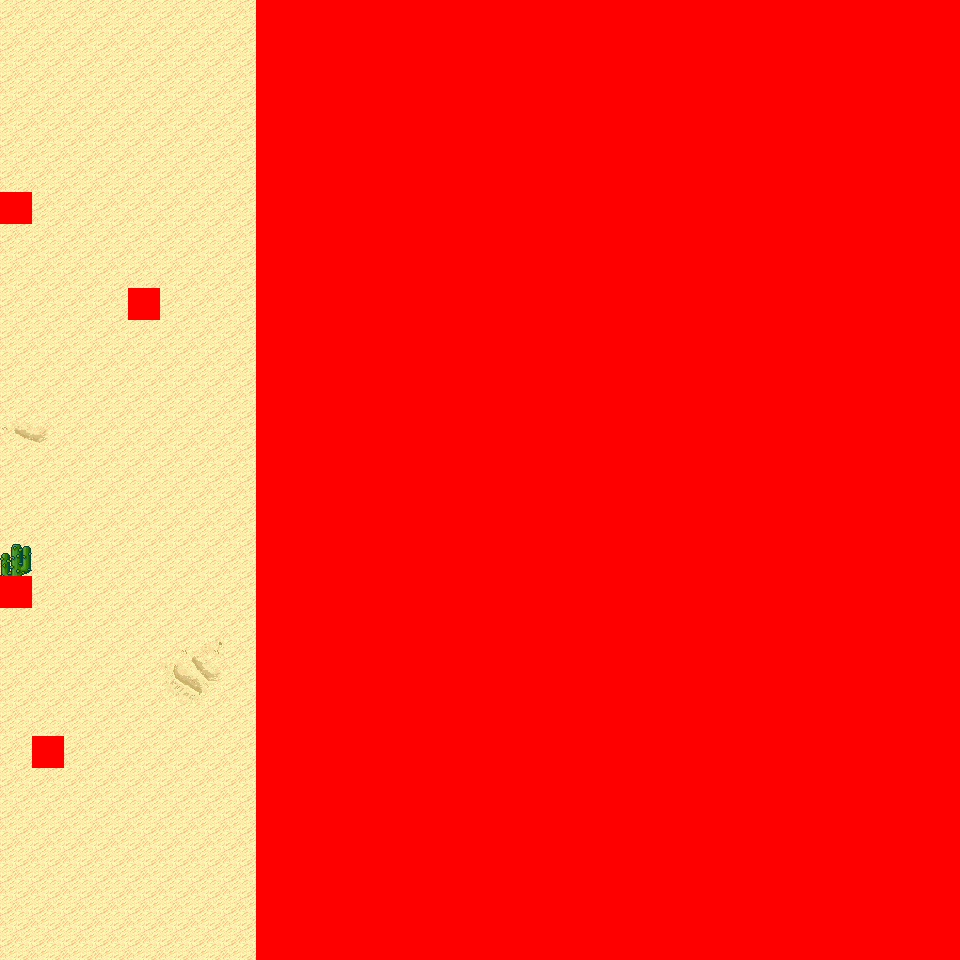

Rendered tile map (Tiled .tmx) drawn with the repository's tilesets; below, a short description and the map source with its tile grids summarised:
An orthogonal 30x30 tile map with 32x32 px tiles, 6 tile layers (Ground, Object, Object2, Above, ...), 8 tilesets and 4 objects (4x mapchange).

<map version="1.0" orientation="orthogonal" renderorder="right-down" width="30" height="30" tilewidth="32" tileheight="32" nextobjectid="5">
  <tileset firstgid="1" name="tileset_logic_collision" tilewidth="32" tileheight="32" tilecount="1" columns="1">
    <image source="../drawable/tileset_logic_collision.png" width="32" height="32" />
  </tileset>
  <tileset firstgid="2" name="tileset_ground_ground" tilewidth="32" tileheight="32" tilecount="33" columns="3">
    <image source="../drawable/tileset_ground_ground.png" width="96" height="352" />
  </tileset>
  <tileset firstgid="35" name="tileset_ground_ridge_earth_pale" tilewidth="32" tileheight="32" tilecount="96" columns="12">
    <image source="../drawable/tileset_ground_ridge_earth_pale.png" width="384" height="256" />
  </tileset>
  <tileset firstgid="131" name="tileset_ground_ridge_earth_dark" tilewidth="32" tileheight="32" tilecount="96" columns="12">
    <image source="../drawable/tileset_ground_ridge_earth_dark.png" width="384" height="256" />
  </tileset>
  <tileset firstgid="227" name="tileset_terrain_desert" tilewidth="32" tileheight="32" tilecount="88" columns="8">
    <image source="../drawable/tileset_terrain_desert.png" width="256" height="352" />
  </tileset>
  <tileset firstgid="315" name="tileset_plant_tree_tree_darkgreen" tilewidth="32" tileheight="32" tilecount="88" columns="8">
    <image source="../drawable/tileset_plant_tree_tree_darkgreen.png" width="256" height="352" />
  </tileset>
  <tileset firstgid="403" name="tileset_ground_sand_2" tilewidth="32" tileheight="32" tilecount="15" columns="5">
    <image source="../drawable/tileset_ground_sand_2.png" width="160" height="96" />
  </tileset>
  <tileset firstgid="418" name="tileset_plant_cactus_2" tilewidth="32" tileheight="32" tilecount="10" columns="5">
    <image source="../drawable/tileset_plant_cactus_2.png" width="160" height="64" />
  </tileset>
  <layer name="Ground" width="30" height="30">
    <data>[900 cells, 900 non-empty, 10 distinct tile ids]</data>
  </layer>
  <layer name="Object" width="30" height="30">
    <data>[900 cells, 131 non-empty, 23 distinct tile ids]</data>
  </layer>
  <layer name="Object2" width="30" height="30">
    <data>[900 cells, 0 non-empty, 0 distinct tile ids]</data>
  </layer>
  <layer name="Above" width="30" height="30">
    <data>[900 cells, 193 non-empty, 23 distinct tile ids]</data>
  </layer>
  <layer name="Above2" width="30" height="30">
    <data>[900 cells, 0 non-empty, 0 distinct tile ids]</data>
  </layer>
  <layer name="Walkable" width="30" height="30">
    <data>[900 cells, 664 non-empty, 1 distinct tile ids]</data>
  </layer>
  <objectgroup name="MapEvents">
    <object id="1" name="south" type="mapchange" x="0" y="928" width="256" height="32">
      <properties>
        <property name="map" value="0_ados_mountain_n2_w2_x3_y1" />
        <property name="place" value="north" />
      </properties>
    </object>
    <object id="2" name="west" type="mapchange" x="0" y="0" width="32" height="192">
      <properties>
        <property name="map" value="0_ados_mountain_n2_w2_x2_y0" />
        <property name="place" value="east" />
      </properties>
    </object>
    <object id="3" name="west2" type="mapchange" x="0" y="224" width="32" height="352">
      <properties>
        <property name="map" value="0_ados_mountain_n2_w2_x2_y0" />
        <property name="place" value="east2" />
      </properties>
    </object>
    <object id="4" name="west3" type="mapchange" x="0" y="608" width="32" height="352">
      <properties>
        <property name="map" value="0_ados_mountain_n2_w2_x2_y0" />
        <property name="place" value="east3" />
      </properties>
    </object>
  </objectgroup>
</map>
